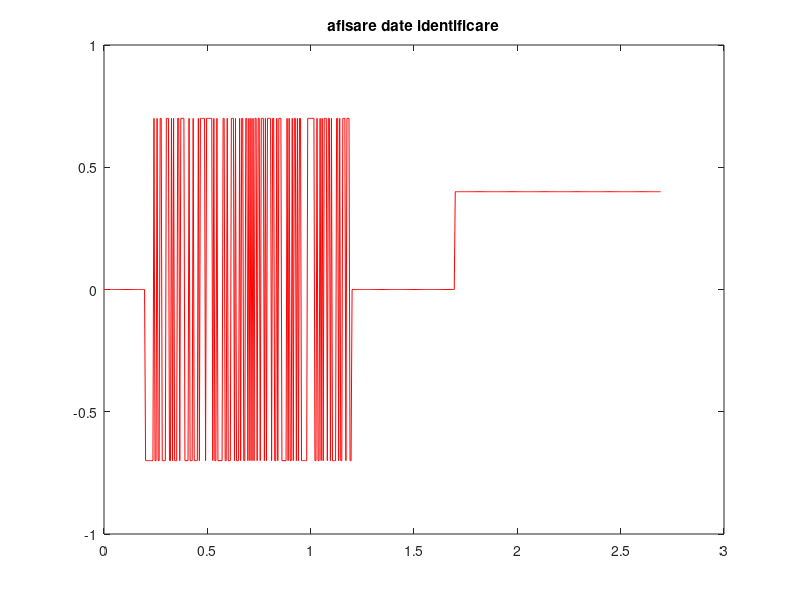
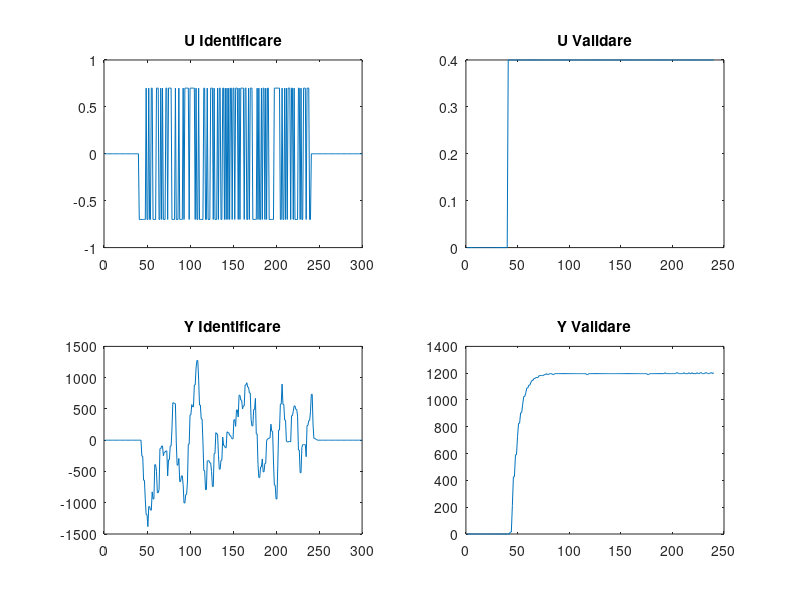
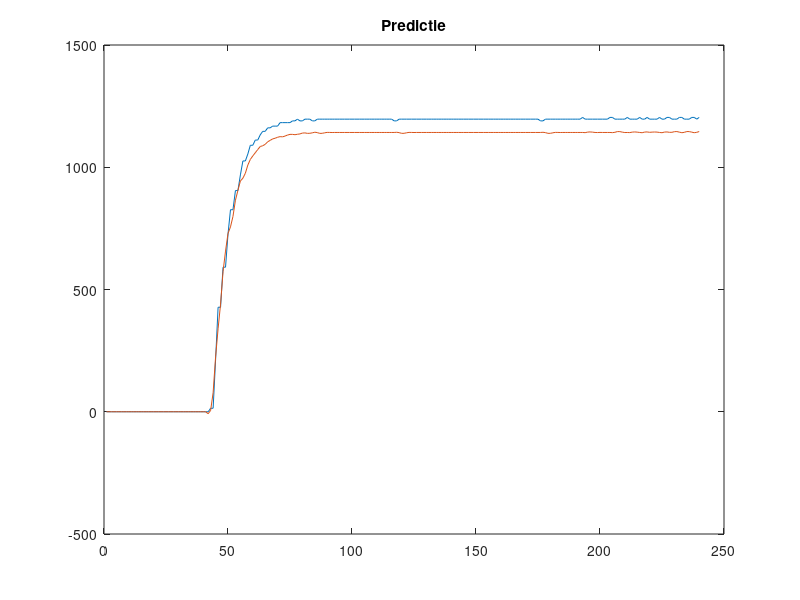
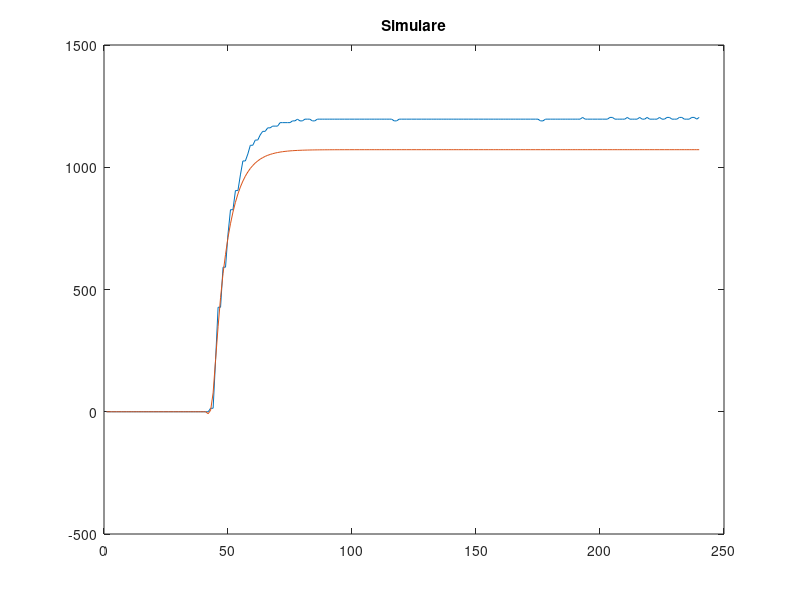

Recreate these plots in MATLAB, in order.
clear all;
close all;
clc;
load('date_lab6.mat')
plot(t,u,'red')
title('afisare date identificare');

uid = u(1:300);
uval = u(301:end);
figure
subplot(2,2,1)
plot(uid)
title('U Identificare');
subplot(2,2,2)
plot(uval)
title('U Validare');

yid=vel(1:300);
yval=vel(301:end);
subplot(2,2,3)
plot(yid);
title('Y Identificare');
subplot(2,2,4)
plot(yval);
title('Y Validare');


na =7;
nb =7;
%identificare
phi=[];
 for k = 1: length(yid)
    for i = 1:na
        if(k>i)
        phi(k,i)=-yid(k-i);
        else
            phi(k,i)=0;
        end
    end
    for i = 1:nb
        if(k>i)
        phi(k,i+na)=uid(k-i);
        else
            phi(k,i+na)=0;
        end
    end
        
end
theta=phi\yid';
%matricea de aproximare
phival=[];
for k=1:length(yval)
    for i=1:na
        if(k>i)
        phival(k,i)=-yval(k-i);
        else
            phival(k,i)=0;
        end
    end
    for i=1:nb
        if(k>i)
        phival(k,i+na)=uval(k-i);
        else
     phival(k,i+na)=0;
        end
end
end
yhat=phival*theta;

%simulare
ysimul=zeros(length(yval),1);
for k=1:length(yval)
    for i=1:na
        if(k>i)
        ysimul(k)=ysimul(k)-ysimul(k-i)*theta(i);
        end
    end
    for i=1:nb
if(k>i)
        ysimul(k)=ysimul(k)+uval(k-i)*theta(i+na);
end
    end
end
MSE=1/length(yval)*sum((yval'-ysimul).^2)
figure,
plot(yval);
hold on 
plot(yhat);
title('Predictie');

figure,
plot(yval);
hold on;
plot(ysimul);
title('Simulare');



